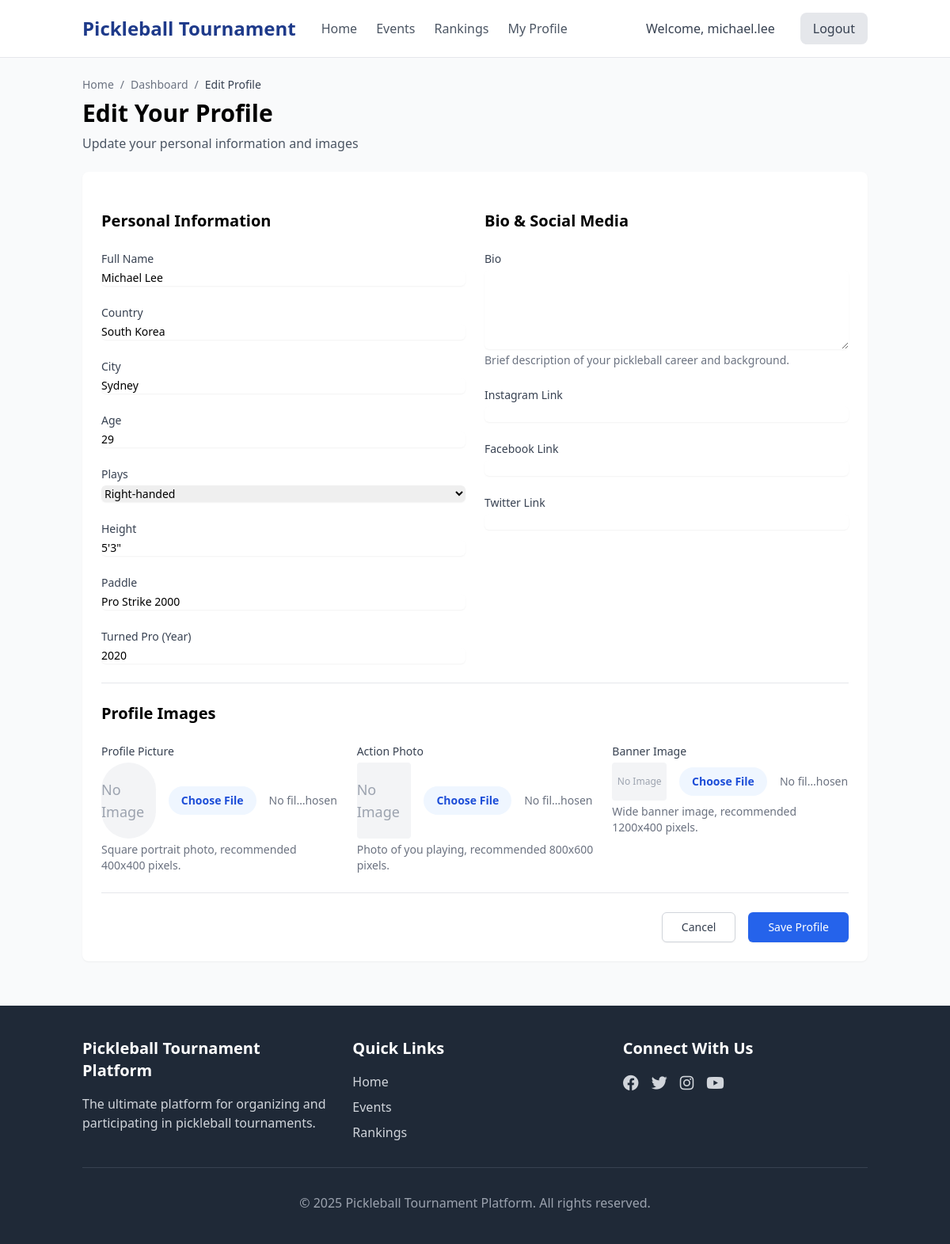
Page /player/edit_profile (signed in) on the earlier database version.
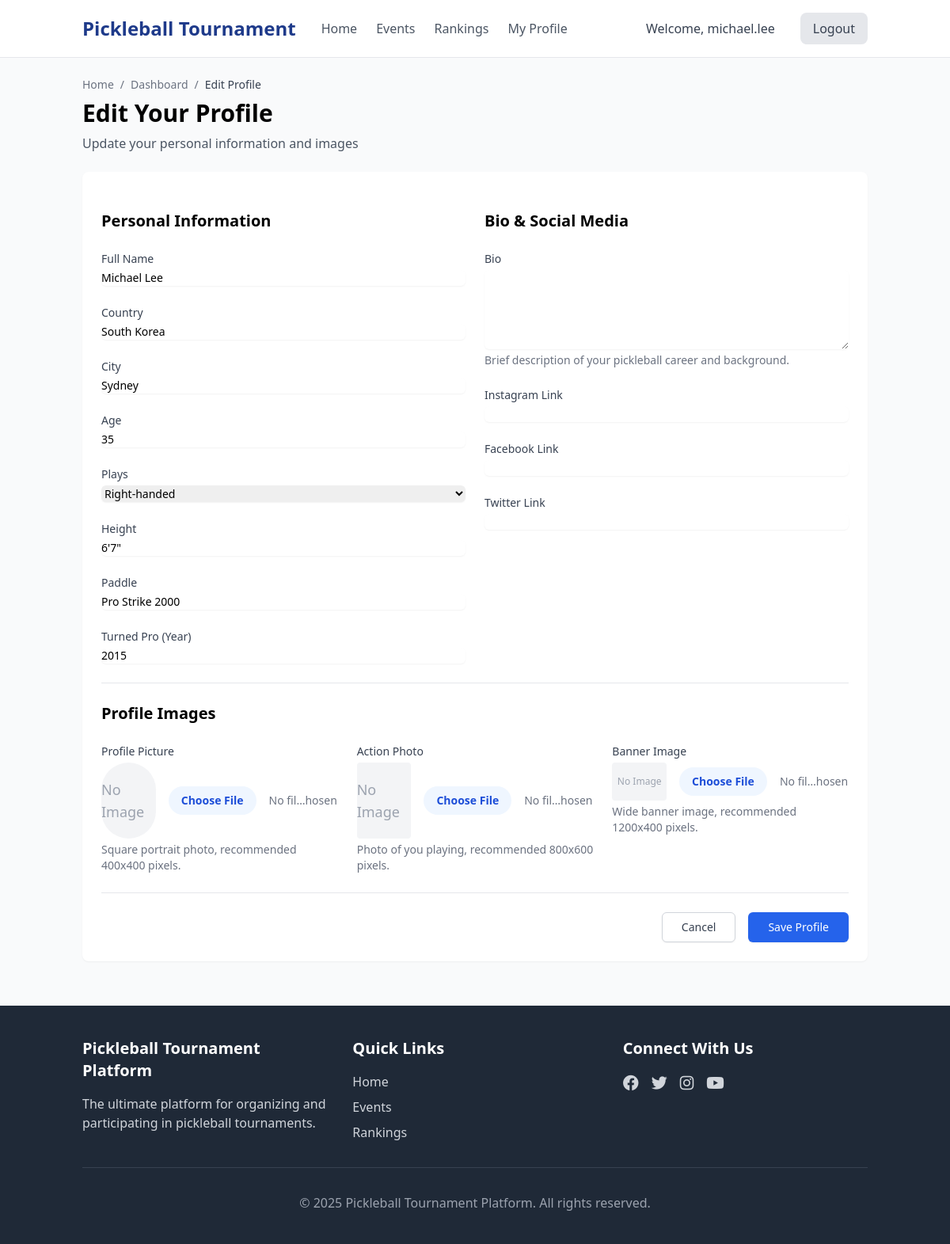
Same page on the later database version.
### app/models.py (models this page shows, shortened)
class PlayerProfile(db.Model):
    id = db.Column(db.Integer, primary_key=True)
    user_id = db.Column(db.Integer, db.ForeignKey('user.id'))
    full_name = db.Column(db.String(100), nullable=False)
    country = db.Column(db.String(100))
    city = db.Column(db.String(100))
    age = db.Column(db.Integer)
    bio = db.Column(db.Text)
    plays = db.Column(db.String(50))  # Right-handed, Left-handed
    height = db.Column(db.String(20))  # Height in ft and inches
    paddle = db.Column(db.String(100))  # Paddle model they use
    profile_image = db.Column(db.String(255))
    action_image = db.Column(db.String(255))
    banner_image = db.Column(db.String(255))
    instagram = db.Column(db.String(255))
    facebook = db.Column(db.String(255))
    twitter = db.Column(db.String(255))
    turned_pro = db.Column(db.Integer)
    mens_singles_points = db.Column(db.Integer, default=0)
    womens_singles_points = db.Column(db.Integer, default=0)
    mens_doubles_points = db.Column(db.Integer, default=0)
    womens_doubles_points = db.Column(db.Integer, default=0)
    mixed_doubles_points = db.Column(db.Integer, default=0)
    registrations = db.relationship('Registration',
                                    backref='player',
                                    lazy='dynamic',
                                    foreign_keys='Registration.player_id')
    partner_registrations = db.relationship('Registration',
                                            backref='partner',
                                            lazy='dynamic',
                                            foreign_keys='Registration.partner_id')

### app/player/routes.py (the view, shortened to what this page needs)
@bp.route('/edit_profile', methods=['GET', 'POST'])
@login_required
def edit_profile():
    profile = PlayerProfile.query.filter_by(user_id=current_user.id).first_or_404()
    form = ProfileForm(obj=profile)
    return render_template('player/edit_profile.html',
                           title='Edit Player Profile',
                           form=form,
                           profile=profile)

### app/models.py (called while the page is built)
@login.user_loader
def load_user(id):
    return User.query.get(int(id))

    def is_player(self):
        return self.role == UserRole.PLAYER

### app/templates/player/edit_profile.html (shortened to what the changed rows need)
{% extends "base.html" %}
{% block content %}
<div class="mb-6">
    <h1 class="text-3xl font-bold mb-2">Edit Your Profile</h1>
</div>
<div class="bg-white rounded-lg shadow-sm overflow-hidden mb-8">
    <form method="POST" enctype="multipart/form-data" class="p-6 space-y-6">
        <div class="grid grid-cols-1 md:grid-cols-2 gap-6">
            <div class="space-y-6">
                <h2 class="text-xl font-bold">Personal Information</h2>
                <div>
                    <div class="mt-1">
                        {{ form.full_name(class="shadow-sm focus:ring-blue-500 focus:border-blue-500 block w-full sm:text-sm border-gray-300 rounded-md") }}
                    </div>
                </div>
                <div>
                    <div class="mt-1">
                        {{ form.country(class="shadow-sm focus:ring-blue-500 focus:border-blue-500 block w-full sm:text-sm border-gray-300 rounded-md") }}
                    </div>
                </div>
                <div>
                    <div class="mt-1">
                        {{ form.city(class="shadow-sm focus:ring-blue-500 focus:border-blue-500 block w-full sm:text-sm border-gray-300 rounded-md") }}
                    </div>
                </div>
                <div>
                    <div class="mt-1">
                        {{ form.age(class="shadow-sm focus:ring-blue-500 focus:border-blue-500 block w-full sm:text-sm border-gray-300 rounded-md") }}
                    </div>
                </div>
                <div>
                    <div class="mt-1">
                        {{ form.plays(class="shadow-sm focus:ring-blue-500 focus:border-blue-500 block w-full sm:text-sm border-gray-300 rounded-md") }}
                    </div>
                </div>
                <div>
                    <div class="mt-1">
                        {{ form.height(class="shadow-sm focus:ring-blue-500 focus:border-blue-500 block w-full sm:text-sm border-gray-300 rounded-md") }}
                    </div>
                </div>
                <div>
                    <div class="mt-1">
                        {{ form.paddle(class="shadow-sm focus:ring-blue-500 focus:border-blue-500 block w-full sm:text-sm border-gray-300 rounded-md") }}
                    </div>
                </div>
                <div>
                    <div class="mt-1">
                        {{ form.turned_pro(class="shadow-sm focus:ring-blue-500 focus:border-blue-500 block w-full sm:text-sm border-gray-300 rounded-md") }}
                    </div>
                </div>
            </div>
            <div class="space-y-6">
                <h2 class="text-xl font-bold">Bio & Social Media</h2>
                <div>
                    <div class="mt-1">
                        {{ form.bio(rows=5, class="shadow-sm focus:ring-blue-500 focus:border-blue-500 block w-full sm:text-sm border-gray-300 rounded-md") }}
                    </div>
                </div>
                <div>
                    <div class="mt-1">
                        {{ form.instagram(class="shadow-sm focus:ring-blue-500 focus:border-blue-500 block w-full sm:text-sm border-gray-300 rounded-md") }}
                    </div>
                </div>
                <div>
                    <div class="mt-1">
                        {{ form.facebook(class="shadow-sm focus:ring-blue-500 focus:border-blue-500 block w-full sm:text-sm border-gray-300 rounded-md") }}
                    </div>
                </div>
                <div>
                    <div class="mt-1">
                        {{ form.twitter(class="shadow-sm focus:ring-blue-500 focus:border-blue-500 block w-full sm:text-sm border-gray-300 rounded-md") }}
                    </div>
                </div>
            </div>
        </div>
        <div class="space-y-6 border-t border-gray-200 pt-6">
            <h2 class="text-xl font-bold">Profile Images</h2>
            <div class="grid grid-cols-1 md:grid-cols-3 gap-6">
                <div>
                    <div class="mt-1 flex items-center">
                        <div class="w-24 h-24 rounded-full overflow-hidden bg-gray-100 mr-4">
                            {% if profile.profile_image %}
                                <img src="{{ url_for('static', filename=profile.profile_image) }}" alt="Current Profile Image" class="w-full h-full object-cover">
                            {% else %}
                                <div class="w-full h-full flex items-center justify-center">
                                </div>
                            {% endif %}
                        </div>
                        {{ form.profile_image(class="block w-full text-sm text-gray-500 file:mr-4 file:py-2 file:px-4 file:rounded-full file:border-0 file:text-sm file:font-semibold file:bg-blue-50 file:text-blue-700 hover:file:bg-blue-100") }}
                    </div>
                </div>
                <div>
                    <div class="mt-1 flex items-center">
                        <div class="w-24 h-24 rounded overflow-hidden bg-gray-100 mr-4">
                            {% if profile.action_image %}
                                <img src="{{ url_for('static', filename=profile.action_image) }}" alt="Current Action Image" class="w-full h-full object-cover">
                            {% else %}
                                <div class="w-full h-full flex items-center justify-center">
                                </div>
                            {% endif %}
                        </div>
                        {{ form.action_image(class="block w-full text-sm text-gray-500 file:mr-4 file:py-2 file:px-4 file:rounded-full file:border-0 file:text-sm file:font-semibold file:bg-blue-50 file:text-blue-700 hover:file:bg-blue-100") }}
                    </div>
                </div>
                <div>
                    <div class="mt-1 flex items-center">
                        <div class="w-24 h-12 rounded overflow-hidden bg-gray-100 mr-4">
                            {% if profile.banner_image %}
                                <img src="{{ url_for('static', filename=profile.banner_image) }}" alt="Current Banner Image" class="w-full h-full object-cover">
                            {% else %}
                                <div class="w-full h-full flex items-center justify-center">
                                </div>
                            {% endif %}
                        </div>
                        {{ form.banner_image(class="block w-full text-sm text-gray-500 file:mr-4 file:py-2 file:px-4 file:rounded-full file:border-0 file:text-sm file:font-semibold file:bg-blue-50 file:text-blue-700 hover:file:bg-blue-100") }}
                    </div>
                </div>
            </div>
        </div>
    </form>
</div>
{% endblock %}

Differences in the rows shown:
changed PlayerProfile "Michael Lee": age "29" → "35"; height "5'3\"" → "6'7\""; turned_pro "2020" → "2015"
